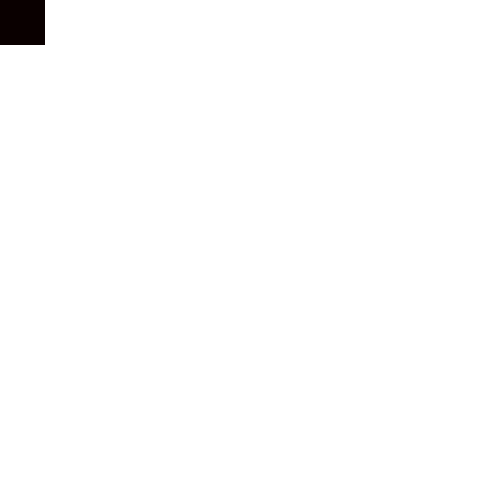
Frame 1 (no input)
Frame 60 (the mouse pressed at the canvas centre just before this capture): identical to frame 1, image omitted
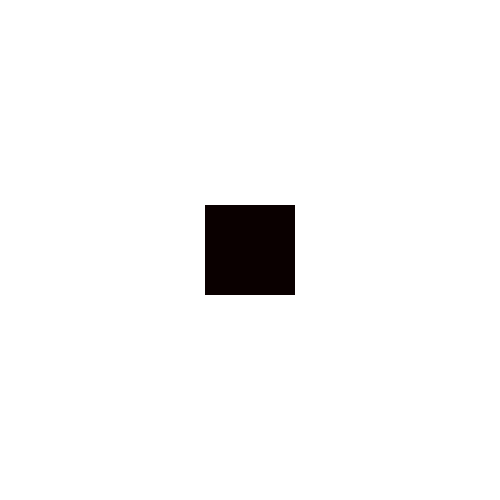
Frame 120 (the mouse held since frame 60 and released just before this capture)

The Processing sketch that drew these frames (run headless with seeded random() and noise(); from frame 60 on, the mouse is pressed at the canvas centre):

// Processing sketch: Helton_S10_A7
// ── Helton_S10_A7.pde
//Tanner Helton
Snake snake;
void setup() {
  size(500, 500);
  //Input goes as follows (Red, Green, BLue, Size, Shape)
  //The shape can be square, ellipse, or long ellipse
  snake = new Snake(255, 0, 0, 90, "square");
}

void draw() {
  background(255);
  snake.display();
}
// ── Snake.pde
class Snake {
  int[] xpos = new int[50];
  int[] ypos = new int[50];
  int r, g, b, s;
  String shape;
  Snake(int rt, int gt, int bt, int st, String shapet) {
    for (int i = 0; i < xpos.length; i++) {
      xpos[i] = 0;
      ypos[i] = 0;
      r = rt;
      g = gt;
      b = bt;
      s = st;
      shape = shapet;
    }
  }

  void display() {
    for (int i = 0; i < xpos.length - 1; i++) {
      xpos[i] = xpos[i + 1];
      ypos[i] = ypos[i + 1];
    }

    xpos[xpos.length - 1] = mouseX;
    ypos[ypos.length - 1] = mouseY;

    for (int i = 0; i < xpos.length; i++) {
      noStroke();
      rectMode(CENTER);
      fill(r - i * 5, g - i * 5, b - i * 5);
      if (shape == "ellipse") {
        ellipse(xpos[i], ypos[i], s, s);
      } else if (shape == "square") {
        rect(xpos[i], ypos[i], s, s);
      } else if (shape == "longEllipse") {
        ellipse(xpos[i], ypos[i], s * 1.5, s);
      }
    }
  }
}
